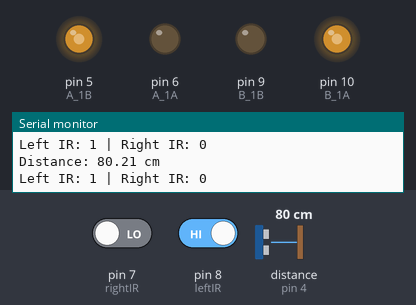
A sketch run on a simulated Arduino Uno, built with avr-gcc and run on an emulated ATmega328P. On the bench: output pins drawn as LEDs (lit = HIGH), the last lines printed to the serial monitor. Wiring (inferred from the names in the program): ultrasonic range finder: trigger pin 3; echo pin 4. The test bench sets the inputs (shaded band); at power-on: distance to the obstacle (sensor on pin 4) 80 cm, pin 7 (rightIR) LOW, pin 8 (leftIR) HIGH. The echo pulse lasts 58.3 µs per cm; pins used as bus, display or sensor lines are not drawn.

Above: at 1.2 s.
1.3 s: distance to the obstacle (sensor on pin 4) set to 22 cm
4.3 s: distance to the obstacle (sensor on pin 4) set to 18 cm
At 5.5 s:
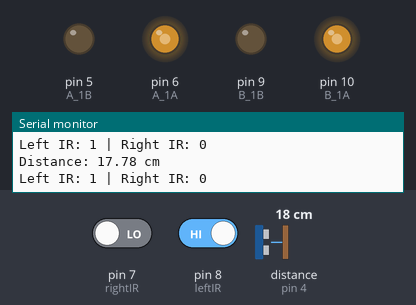
5.8 s: distance to the obstacle (sensor on pin 4) set to 12 cm
8.8 s: distance to the obstacle (sensor on pin 4) set to 9 cm
At 10.1 s:
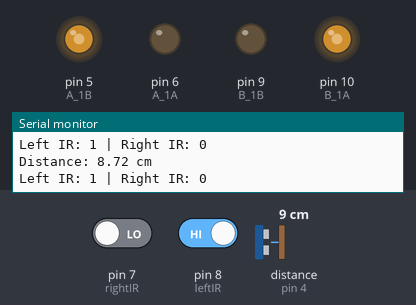
11.8 s: pin 7 (rightIR) driven HIGH
At 12.9 s:
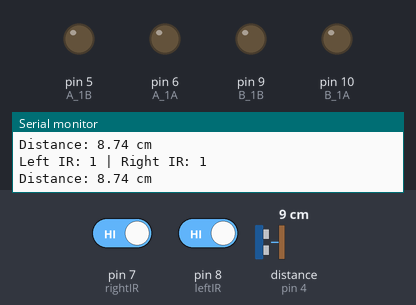
13.3 s: pin 8 (leftIR) driven LOW
At 14.0 s:
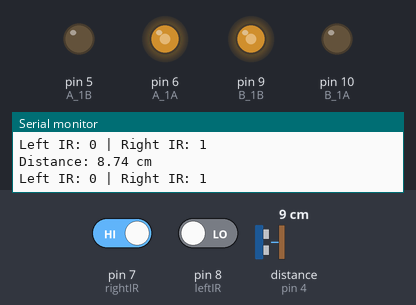
Timing chart, 0 to 15.8 s (numbered marks = the images above; inputs shaded):
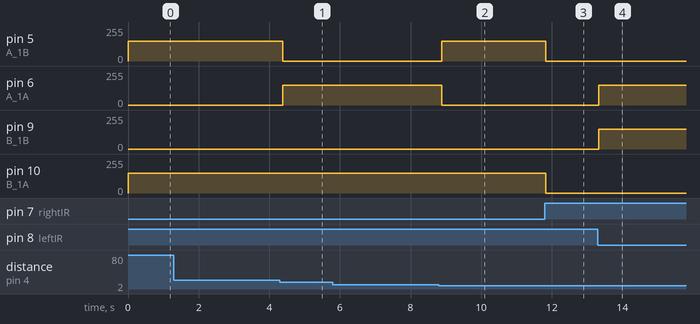

Measured:
- the behaviour switches between 21 and 20 cm on distance to the obstacle (sensor on pin 4) (found by bisection; images 0 and 1)
- the behaviour switches between 11 and 10 cm on distance to the obstacle (sensor on pin 4) (found by bisection; images 1 and 2)
- after the input at 4.3 s, pin 5 (A_1B): 150/255 → 0/255 after 0.09 s; pin 6 (A_1A): 0/255 → 150/255 after 0.09 s
- after the input at 8.8 s, pin 5 (A_1B): 0/255 → 150/255 after 0.08 s; pin 6 (A_1A): 150/255 → 0/255 after 0.08 s
- after the input at 11.8 s, pin 5 (A_1B), pin 10 (B_1A): 150/255 → 0/255 at once
- after the input at 13.3 s, pin 6 (A_1A), pin 9 (B_1B): 0/255 → 150/255 at once

The sketch:

follow-your-hand.ino
```cpp
// モーター制御ピンの定義
const int A_1B = 5;   // 左モーター（モーターA）のピン
const int A_1A = 6;
const int B_1B = 9;   // 右モーター（モーターB）のピン
const int B_1A = 10;

// 赤外線障害物センサーのピン定義
const int rightIR = 7;
const int leftIR = 8;

// 超音波センサーのピン定義
const int trigPin = 3;
const int echoPin = 4;

void setup() {
  Serial.begin(9600);  // シリアル通信の初期化

  // モーターのピンを出力に設定
  pinMode(A_1A, OUTPUT);
  pinMode(A_1B, OUTPUT);
  pinMode(B_1A, OUTPUT);
  pinMode(B_1B, OUTPUT);

  // モータードライバのピンを初期化（モーターを停止状態に）
  stopMove();

  // 赤外線障害物センサーのピンを入力に設定
  pinMode(leftIR, INPUT);
  pinMode(rightIR, INPUT);

  // 超音波センサーのピン設定
  pinMode(trigPin, OUTPUT);
  pinMode(echoPin, INPUT);
}

void loop() {
  float distance = readSensorData();  // 超音波センサーで距離を測定
  Serial.print("Distance: ");
  Serial.print(distance);
  Serial.println(" cm");

  int left = digitalRead(leftIR);     // 左赤外線センサーの値（0: 障害物あり, 1: なし）
  int right = digitalRead(rightIR);   // 右赤外線センサーの値
  Serial.print("Left IR: ");
  Serial.print(left);
  Serial.print(" | Right IR: ");
  Serial.println(right);

  int speed = 150;  // モーターの速度設定（0〜255）

  if (distance > 10 && distance < 20) {
    moveForward(speed);
  } else if (distance <= 10 && distance > 20) {
    stopMove();
  } else if (!left && right) {
    turnRight(speed);
  } else if (left && !right) {
    turnLeft(speed);
  } else {
    stopMove();
  }
}

float readSensorData() {
  // 超音波センサーで距離を測定
  digitalWrite(trigPin, LOW);
  delayMicroseconds(2);
  digitalWrite(trigPin, HIGH);
  delayMicroseconds(10);
  digitalWrite(trigPin, LOW);

  float duration = pulseIn(echoPin, HIGH, 20000);  // タイムアウトを設定
  if (duration == 0) {
    return -1;  // 測定失敗
  } else {
    float distance = duration / 58.00;        // 距離をセンチメートルに変換
    return distance;
  }
}

// モーター制御関数
void turnRight(int speed) {
  // 左モーター前進
  analogWrite(A_1A, speed);
  analogWrite(A_1B, 0);
  // 右モーター後進
  analogWrite(B_1A, 0);
  analogWrite(B_1B, speed);
}

void turnLeft(int speed) {
  // 左モーター後進
  analogWrite(A_1A, 0);
  analogWrite(A_1B, speed);
  // 右モーター前進
  analogWrite(B_1A, speed);
  analogWrite(B_1B, 0);
}

void moveForward(int speed) {
  // 左モーター前進
  analogWrite(A_1A, speed);
  analogWrite(A_1B, 0);
  // 右モーター前進
  analogWrite(B_1A, speed);
  analogWrite(B_1B, 0);
}

void moveBackward(int speed) {
  // 左モーター後進
  analogWrite(A_1A, 0);
  analogWrite(A_1B, speed);
  // 右モーター後進
  analogWrite(B_1A, 0);
  analogWrite(B_1B, speed);
}

void stopMove() {
  // モーターを停止
  analogWrite(A_1A, 0);
  analogWrite(A_1B, 0);
  analogWrite(B_1A, 0);
  analogWrite(B_1B, 0);
}
```
